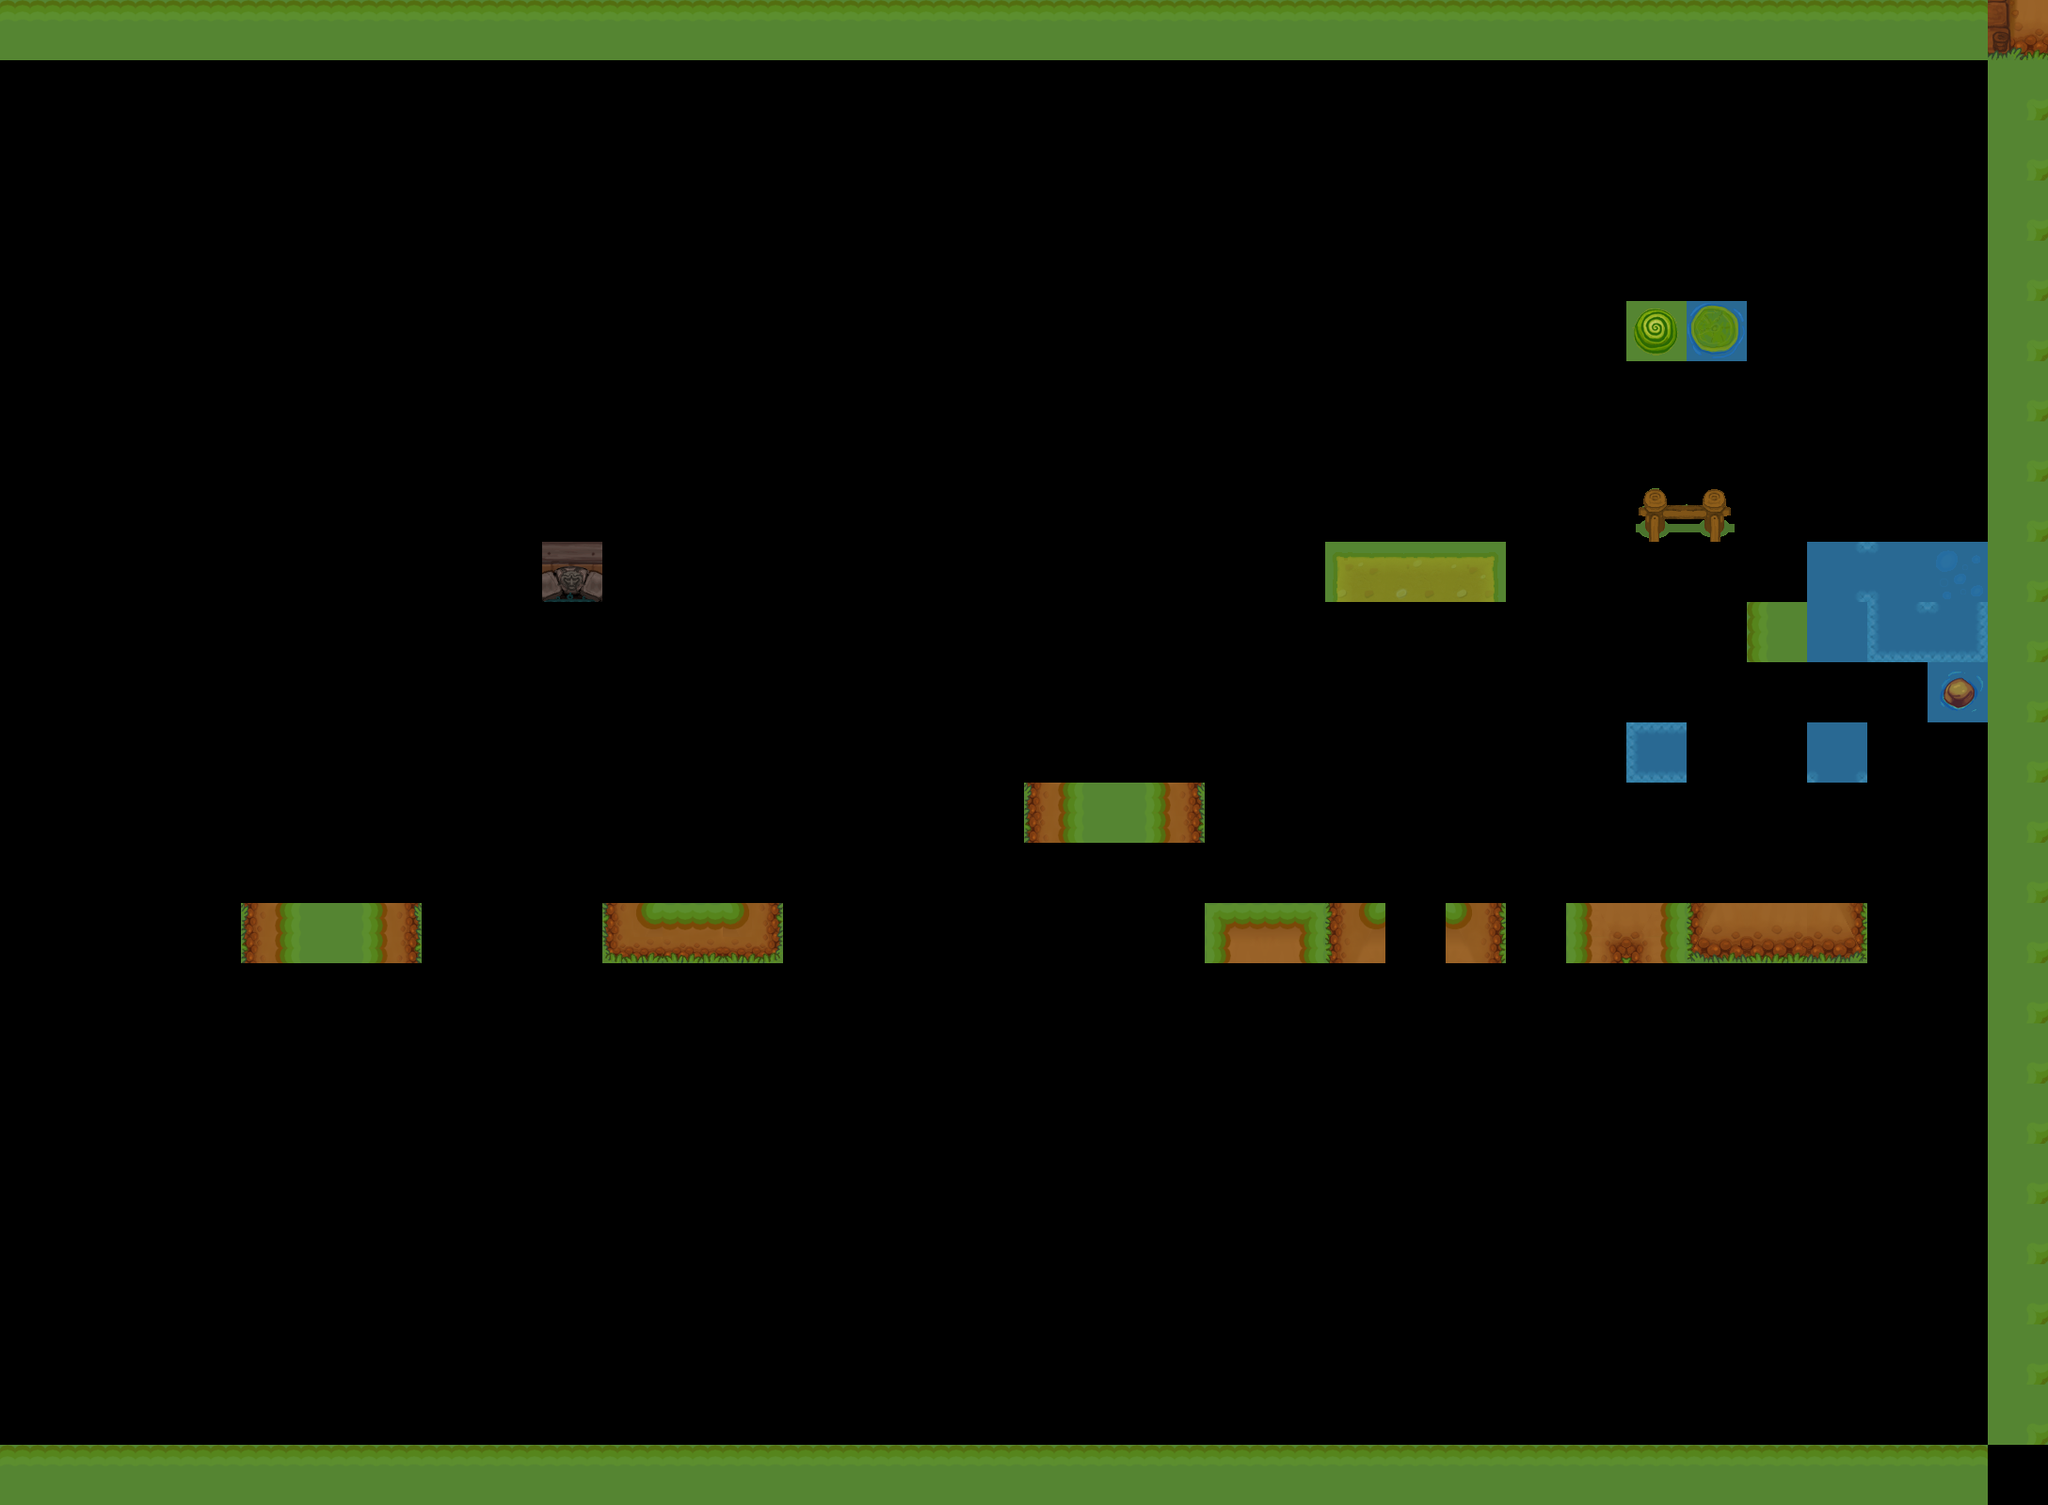

The image is a tile-based game level rendered from a .tmx file. Its description and source (layers, tilesets, objects; grid data summarised) follow:
An orthogonal 34x25 tile map with 64x64 px tiles, 2 tile layers (块层 1, 块层 2), 2 tilesets.

<map version="1.0" orientation="orthogonal" width="34" height="25" tilewidth="64" tileheight="64">
 <tileset firstgid="1" name="ForestTiles" tilewidth="64" tileheight="64">
  <image source="ForestTiles.png" width="1600" height="704" />
 </tileset>
 <tileset firstgid="276" name="DungeonTiles" tilewidth="64" tileheight="64">
  <image source="DungeonTiles.png" width="640" height="1216" />
 </tileset>
 <layer name="块层 1" width="34" height="25">
  <data>[850 cells, 850 non-empty, 1 distinct tile ids]</data>
 </layer>
 <layer name="块层 2" width="34" height="25">
  <data>[850 cells, 164 non-empty, 68 distinct tile ids]</data>
 </layer>
</map>